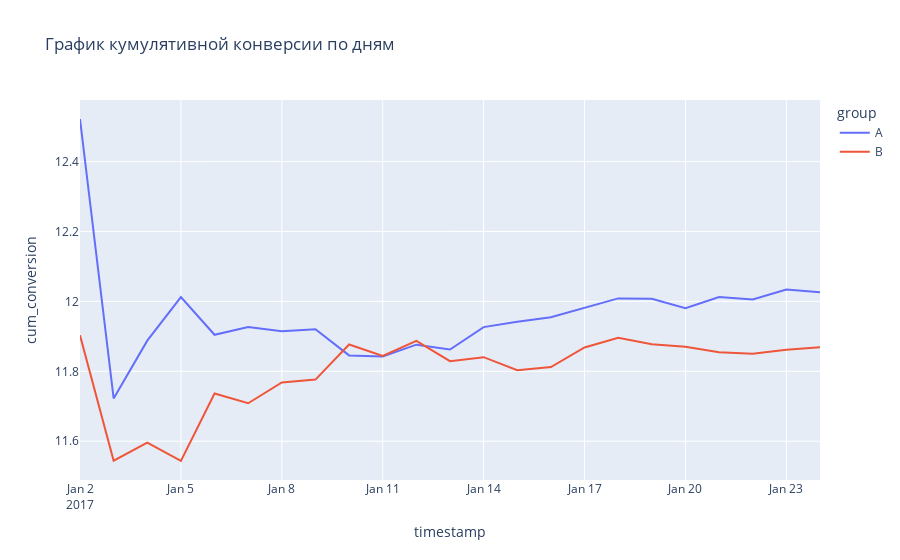

Notebook code for this chart:
### Code cell
cum_conv = px.line(
    daily_data,
    x='timestamp',
    y='cum_conversion',
    color='group',
    title='График кумулятивной конверсии по дням'
)
cum_conv.show()

### Figure 1 — Plotly figure (JSON) as saved in the notebook; plotly's stock layout.template omitted (floating-point values rounded to 4 significant figures)
{"data": [{"hovertemplate": "group=A<br>timestamp=%{x}<br>cum_conversion=%{y}<extra></extra>", "legendgroup": "A", "line": {"color": "#636efa", "dash": "solid"}, "marker": {"symbol": "circle"}, "mode": "lines", "name": "A", "orientation": "v", "showlegend": true, "type": "scatter", "x": ["2017-01-02T00:00:00", "2017-01-03T00:00:00", "2017-01-04T00:00:00", "2017-01-05T00:00:00", "2017-01-06T00:00:00", "2017-01-07T00:00:00", "2017-01-08T00:00:00", "2017-01-09T00:00:00", "2017-01-10T00:00:00", "2017-01-11T00:00:00", "2017-01-12T00:00:00", "2017-01-13T00:00:00", "2017-01-14T00:00:00", "2017-01-15T00:00:00", "2017-01-16T00:00:00", "2017-01-17T00:00:00", "2017-01-18T00:00:00", "2017-01-19T00:00:00", "2017-01-20T00:00:00", "2017-01-21T00:00:00", "2017-01-22T00:00:00", "2017-01-23T00:00:00", "2017-01-24T00:00:00"], "xaxis": "x", "y": [12.52, 11.72, 11.89, 12.01, 11.9, 11.93, 11.91, 11.92, 11.85, 11.84, 11.88, 11.86, 11.93, 11.94, 11.95, 11.98, 12.01, 12.01, 11.98, 12.01, 12.01, 12.03, 12.03], "yaxis": "y"}, {"hovertemplate": "group=B<br>timestamp=%{x}<br>cum_conversion=%{y}<extra></extra>", "legendgroup": "B", "line": {"color": "#EF553B", "dash": "solid"}, "marker": {"symbol": "circle"}, "mode": "lines", "name": "B", "orientation": "v", "showlegend": true, "type": "scatter", "x": ["2017-01-02T00:00:00", "2017-01-03T00:00:00", "2017-01-04T00:00:00", "2017-01-05T00:00:00", "2017-01-06T00:00:00", "2017-01-07T00:00:00", "2017-01-08T00:00:00", "2017-01-09T00:00:00", "2017-01-10T00:00:00", "2017-01-11T00:00:00", "2017-01-12T00:00:00", "2017-01-13T00:00:00", "2017-01-14T00:00:00", "2017-01-15T00:00:00", "2017-01-16T00:00:00", "2017-01-17T00:00:00", "2017-01-18T00:00:00", "2017-01-19T00:00:00", "2017-01-20T00:00:00", "2017-01-21T00:00:00", "2017-01-22T00:00:00", "2017-01-23T00:00:00", "2017-01-24T00:00:00"], "xaxis": "x", "y": [11.9, 11.54, 11.6, 11.54, 11.74, 11.71, 11.77, 11.78, 11.88, 11.84, 11.89, 11.83, 11.84, 11.8, 11.81, 11.87, 11.9, 11.88, 11.87, 11.85, 11.85, 11.86, 11.87], "yaxis": "y"}], "layout": {"legend": {"title": {"text": "group"}, "tracegroupgap": 0}, "title": {"text": "График кумулятивной конверсии по дням"}, "xaxis": {"anchor": "y", "domain": [0, 1], "title": {"text": "timestamp"}}, "yaxis": {"anchor": "x", "domain": [0, 1], "title": {"text": "cum_conversion"}}}}
